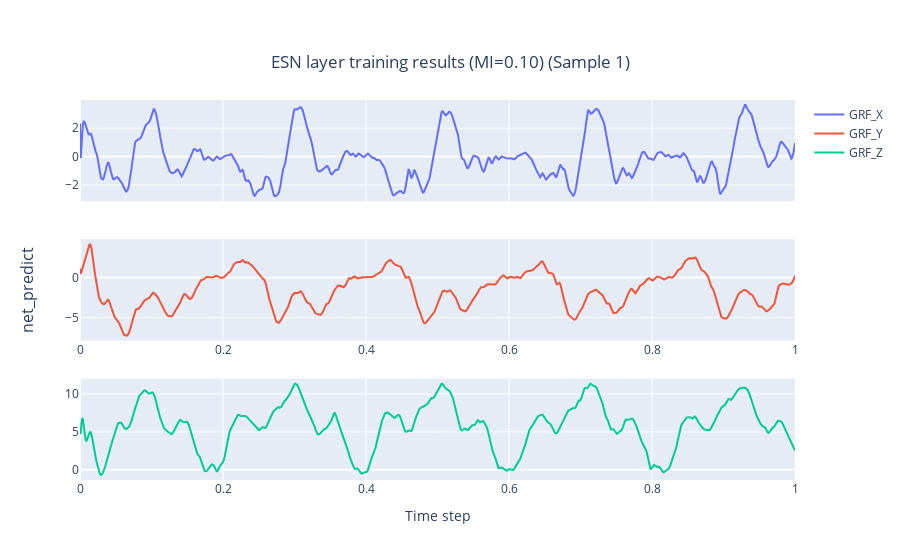

Notebook code cell kept with this figure:
### Code cell
fp2 = figure_plot(3,1,'net_predict')
fp2.plot(net_p,2,["GRF_X","GRF_Y","GRF_Z"])
fp2.show()

### Figure 1 — Plotly figure (JSON) as saved in the notebook; plotly's stock layout.template omitted (floating-point values rounded to 4 significant figures; data arrays with more than 128 entries replaced by an {"elided": "..."} marker saying what was removed)
{"data": [{"line": {"width": 2}, "mode": "lines", "name": "GRF_X", "type": "scatter", "x": {"elided": "1000 float values"}, "xaxis": "x", "y": {"elided": "1000 float values"}, "yaxis": "y"}, {"line": {"width": 2}, "mode": "lines", "name": "GRF_Y", "type": "scatter", "x": {"elided": "1000 float values"}, "xaxis": "x2", "y": {"elided": "1000 float values"}, "yaxis": "y2"}, {"line": {"width": 2}, "mode": "lines", "name": "GRF_Z", "type": "scatter", "x": {"elided": "1000 float values"}, "xaxis": "x3", "y": {"elided": "1000 float values"}, "yaxis": "y3"}], "layout": {"annotations": [{"font": {"size": 16}, "showarrow": false, "text": "net_predict", "textangle": -90, "x": 0, "xanchor": "right", "xref": "paper", "xshift": -40, "y": 0.5, "yanchor": "middle", "yref": "paper"}], "showlegend": true, "title": {"text": "ESN layer training results (MI=0.10) (Sample 1)", "x": 0.5, "y": 0.9}, "xaxis": {"anchor": "y", "domain": [0, 1], "showticklabels": false}, "xaxis2": {"anchor": "y2", "domain": [0, 1]}, "xaxis3": {"anchor": "y3", "domain": [0, 1], "title": {"text": "Time step"}}, "yaxis": {"anchor": "x", "domain": [0.7333, 1]}, "yaxis2": {"anchor": "x2", "domain": [0.3667, 0.6333]}, "yaxis3": {"anchor": "x3", "domain": [0, 0.2667]}}}
